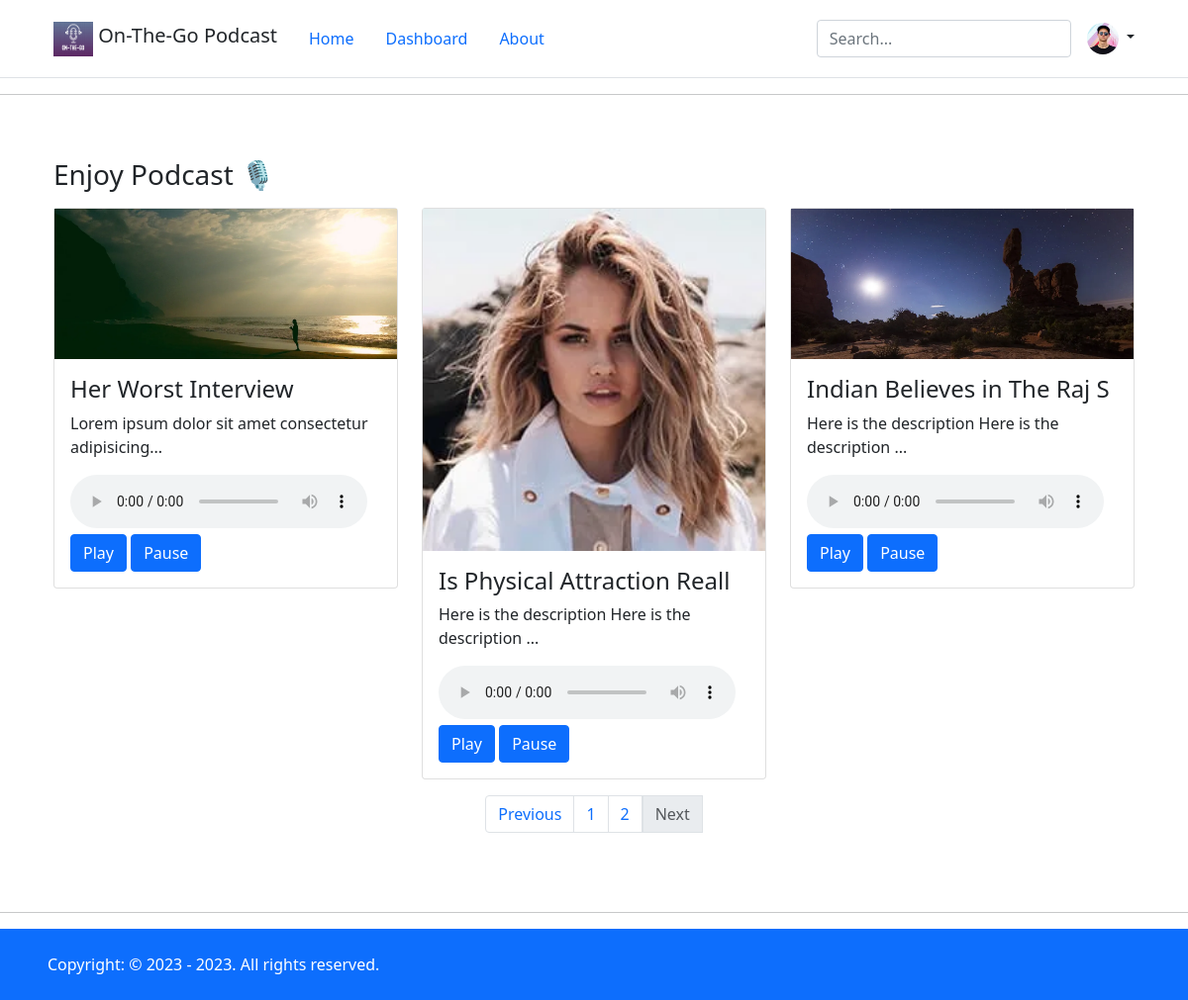
Page /app.onthegopodcast.php?page=2 (signed in) on the committed database.
### tables this page shows
CREATE TABLE `podcasts` (
  `podcast_id` int(11) NOT NULL,
  `title` varchar(80) NOT NULL,
  `description` varchar(255) NOT NULL,
  `image` varchar(255) NOT NULL,
  `date` date NOT NULL,
  `post_path` varchar(255) NOT NULL,
  `user_id` int(11) NOT NULL
);

### model/model.php (called while the page is built, shortened)
<?php
function customeQuery($query, $params = array())
{
    $conn = db_conn();
    try {
        $stmt = $conn->prepare($query);
        $stmt->execute($params);
        return $stmt->fetchAll(PDO::FETCH_ASSOC);
    } catch (PDOException $e) {
        echo "Error: " . $e->getMessage();
        return null;
    }
}

### controller/podcastLoder.php (called while the page is built)
<?php
    include "./model/model.php";
    function getAllPodcasts(){
        $conn = db_conn();
        try {
            $stmt = $conn->query("SELECT * FROM podcasts");
        } catch (PDOException $e) {
            echo $e->getMessage();
        }
        return $stmt->fetchAll(PDO::FETCH_ASSOC);
    }
?>

### includes/podcastHome.php (the view, shortened to what this page needs)
<link href="https://stackpath.bootstrapcdn.com/bootstrap/5.0.0-alpha1/css/bootstrap.min.css" rel="stylesheet">
<link rel="stylesheet" href="https://cdn.plyr.io/3.6.2/plyr.css">
<?php
include_once('./controller/podcastLoder.php');
$allrows = getAllPodcasts();
$num_per_page = 6;
$total_records = count($allrows);
$total_pages = ceil($total_records / $num_per_page);
$current_pageNumber = 1;
if (isset($_GET['page'])) {
    $current_pageNumber = (int)$_GET['page'];
} else {
    $current_pageNumber = 1;
}
$start_from = ($current_pageNumber - 1) * 6;
$qr_result = customeQuery("SELECT * FROM podcasts limit $start_from, $num_per_page");
?>
<section class="pt-5 pb-5">
    <div class="container">
        <div class="row">
            <div class="col-6">
                <h3 class="mb-3">Enjoy Podcast 🎙️</h3>
            </div>
            <div class="col-12">
                <div id="carouselExampleIndicators2" class="carousel slide" data-ride="carousel">
                    <div class="carousel-inner">
                        <?php
                        for ($i = 0; $i < count($qr_result); $i += 3) {
                        ?>
                            <div class="carousel-item active">
                                <div class="row">
                                    <div class="col-md-4 mb-3">
                                        <div class="card">
                                            <img class="img-fluid" alt="100%x280" src="<?php if ($i + 0 < count($qr_result)) {
                                                                                            echo $qr_result[$i + 0]['image'];
                                                                                        } ?>">
                                            <div class="card-body">
                                                <h4 class="card-title"><?php if ($i + 0 < count($qr_result)) {
                                                                            echo substr($qr_result[$i + 0]['title'], 0, 28);
                                                                        } ?></h4>
                                                <p class="card-text"><?php if ($i + 0 < count($qr_result)) {
                                                                            echo substr($qr_result[$i + 0]['description'], 0, 50) . "...";
                                                                        } ?>
                                                </p>
                                                <audio id="player1" controls onclick="trackHistory('player1','server-msg1', <?php echo $qr_result[$i + 0]['podcast_id']; ?>)">
                                                    <source src="<?php if ($i + 0 < count($qr_result)) {
                                                                        echo $qr_result[$i + 0]['post_path'];
                                                                    } ?>" type="audio/mp3">
                                                </audio>
                                                <button class="btn btn-primary" id="playButton1" onclick="trackHistory('player1','server-msg1', <?php echo $qr_result[$i + 0]['podcast_id']; ?>)">Play</button>
                                                <button class="btn btn-primary" id="pauseButton1">Pause</button>
                                            </div>
                                        </div>
                                    </div>
                                    <div class="col-md-4 mb-3">
                                        <div class="card">
                                            <img class="img-fluid" alt="100%x280" src="<?php if ($i + 1 < count($qr_result)) {
                                                                                            echo $qr_result[$i + 1]['image'];
                                                                                        } ?>">
                                            <div class="card-body">
                                                <h4 class="card-title"><?php if ($i + 1 < count($qr_result)) {
                                                                            echo substr($qr_result[$i + 1]['title'], 0, 28);
                                                                        } ?></h4>
                                                <p class="card-text"><?php if ($i + 1 < count($qr_result)) {
                                                                            echo substr($qr_result[$i + 1]['description'], 0, 50) . "...";
                                                                        } ?>
                                                </p>
                                                <audio id="player2" controls onclick="trackHistory('player2','server-msg2', <?php echo $qr_result[$i + 1]['podcast_id']; ?>)">
                                                    <source src="<?php if ($i + 1 < count($qr_result)) {
                                                                        echo $qr_result[$i + 1]['post_path'];
                                                                    } ?>" type="audio/mp3">
                                                </audio>
                                                <button class="btn btn-primary" id="playButton2" onclick="trackHistory('player2', 'server-msg2',<?php echo $qr_result[$i + 1]['podcast_id']; ?>)">Play</button>
                                                <button class="btn btn-primary" id="pauseButton2">Pause</button>
                                            </div>
                                        </div>
                                    </div>
                                    <div class="col-md-4 mb-3">
                                        <div class="card">
                                            <img class="img-fluid" alt="100%x280" src="<?php if ($i + 1 < count($qr_result)) {
                                                                                            echo $qr_result[$i + 2]['image'];
                                                                                        } ?>">
                                            <div class="card-body">
                                                <h4 class="card-title"><?php if ($i + 2 < count($qr_result)) {
                                                                            echo substr($qr_result[$i + 2]['title'], 0, 28);
                                                                        } ?></h4>
                                                <p class="card-text"><?php if ($i + 2 < count($qr_result)) {
                                                                            echo substr($qr_result[$i + 2]['description'], 0, 50) . "...";
                                                                        } ?>
                                                </p>
                                                <audio id="player3" controls onclick="trackHistory('player3','server-msg3',<?php echo $qr_result[$i + 2]['podcast_id']; ?>)">
                                                    <source src="<?php if ($i + 2 < count($qr_result)) {
                                                                        echo $qr_result[$i + 2]['post_path'];
                                                                    } ?>" type="audio/mp3">
                                                </audio>
                                                <button class="btn btn-primary" id="playButton3" onclick="trackHistory('player3','server-msg3',<?php echo $qr_result[$i + 2]['podcast_id']; ?>)">Play</button>
                                                <button class="btn btn-primary" id="pauseButton3">Pause</button>
                                            </div>
                                        </div>
                                    </div>
                                </div>
                            <?php
                        }
                            ?>
                            </div>
                                </div>
                    </div>
                </div>
            </div>
        </div>
    <div>
        <nav aria-label="Page navigation example">
            <ul class="pagination justify-content-center">
                <li class="page-item">
                    <a class="page-link <?php echo ($current_pageNumber == 1) ? "disabled" : "" ?>" href="
                    <?php if ($current_pageNumber > 1) {
                        $pre = $current_pageNumber - 1;
                        echo "?page=$pre";
                    }
                    ?>">Previous</a>
                </li>
                <?php
                for ($i = 1; $i <= $total_pages; $i++) {
                ?>
                    <li class="page-item"><a class="page-link" href="?page=<?php echo $i; ?>"><?php echo $i; ?></a></li>
                <?php } ?>
                <a class="page-link <?php echo ($current_pageNumber == $total_pages) ? "disabled" : '' ?>" href="
                ?>">Next</a>
            </ul>
        </nav>
    </div>
</section>
<link rel="stylesheet" href="../includes/CSS/player.css">
<link rel="stylesheet" href="https://cdnjs.cloudflare.com/ajax/libs/font-awesome/4.0.3/css/font-awesome.css">

### app.onthegopodcast.php (shortened to what this page needs)
<!DOCTYPE html>
<html lang="en">
<head>
    <link href="https://cdn.jsdelivr.net/npm/bootstrap@5.3.0-alpha1/dist/css/bootstrap.min.css" rel="stylesheet">
    <link rel="stylesheet" href="https://cdn.jsdelivr.net/npm/bootstrap-icons@1.10.3/font/bootstrap-icons.css">
</head>
<body>
    <?php
    include_once("./includes/header_logeding.php");
    include('./includes/podcastHome.php');
    echo "<hr>";
    include "./includes/footer.php"
    ?>

### includes/header_logeding.php (shortened to what this page needs)
<!DOCTYPE html>
<html lang="en">
<head>
    <link href="https://cdn.jsdelivr.net/npm/bootstrap@5.3.0-alpha1/dist/css/bootstrap.min.css" rel="stylesheet">
    <link rel="stylesheet" href="https://cdn.jsdelivr.net/npm/bootstrap-icons@1.10.3/font/bootstrap-icons.css">
    <link rel="stylesheet" href="./includes/CSS/style.css">
    <link rel="stylesheet" href="https://kit.fontawesome.com/4db96eb076.css">
</head>
<body>
    <header class="p-3 mb-3 border-bottom">
        <div class="container">
            <div class="d-flex flex-wrap align-items-center justify-content-center justify-content-lg-start">
                <a class="navbar-brand brand" href="./app.onthegopodcast.php">
                    <img src="./includes/logo.png" alt="Logo" width="40" height="35" class="d-inline-block align-text-top">
                    On-The-Go Podcast
                </a>
                <ul class="nav col-12 col-lg-auto me-lg-auto mb-2 justify-content-center mb-md-0">
                    <li><a href="./index.php" class="nav-link">Home</a></li>
                    <li>
                        <a class="nav-link" aria-current="page" href="./dashboard.php">Dashboard </a>
                    </li>
                    <li><a href="./aboutus.php" class="nav-link ">About</a></li>
                </ul>
                <form class="col-12 col-lg-auto mb-3 mb-lg-0 me-lg-3" role="search">
                    <input type="search" class="form-control" id="" placeholder="Search..." aria-label="Search">
                </form>
                <div class="dropdown text-end">
                    <a href="#" class="d-block link-dark text-decoration-none dropdown-toggle" data-bs-toggle="dropdown" aria-expanded="false">
                        <img src="<?php echo $_SESSION['data']['profilepicpath'] ?>" alt="profile-picture" width="32" height="32" class="rounded-circle">
                    </a>
                </div>
            </div>
        </div>
    </header>
    <hr>

### includes/footer.php (shortened to what this page needs)
<?php
echo "<center>";
    echo '<div class="d-flex flex-column flex-md-row text-center text-md-start justify-content-between py-4 px-4 px-xl-5 bg-primary">';
        echo '<div class="text-white mb-3 mb-md-0">';
            echo "Copyright: &copy; 2023 -   " .date('Y'). '. All rights reserved.';
        echo '</div>';
        echo "</center>";
?>
</body>
</html>

### includes/CSS/style.css (style rules this page uses)
body { font-family: 'Open Sans', sans-serif; }

### rows in the picture
podcasts: image (picture), title "Her Worst Interview", description "Lorem ipsum dolor sit amet consectetur adipisicing"
podcasts: image (picture), title "Is Physical Attraction Reall", description "Here is the description Here is the description"
podcasts: image (picture), title "Indian Believes in The Raj S", description "Here is the description Here is the description"
